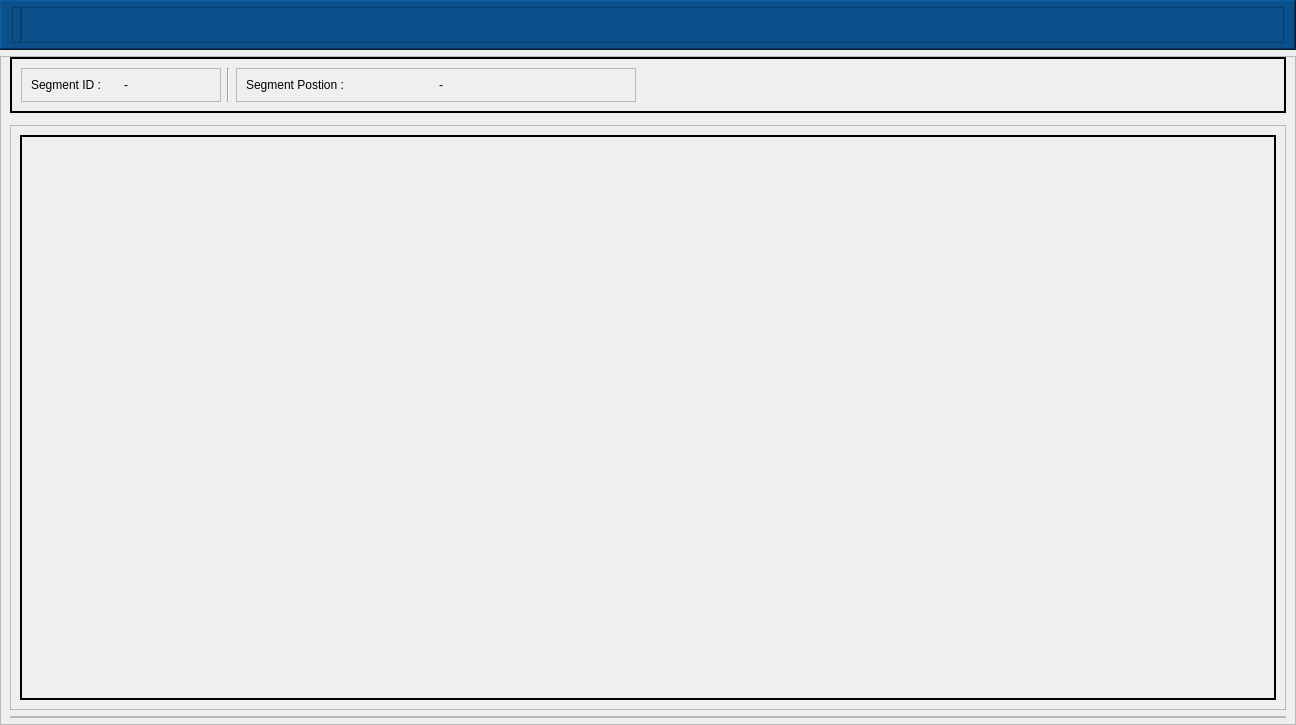
<?xml version="1.0" encoding="UTF-8"?>
<ui version="4.0">
 <class>MainWindow</class>
 <widget class="QMainWindow" name="MainWindow">
  <property name="geometry">
   <rect>
    <x>0</x>
    <y>0</y>
    <width>1296</width>
    <height>725</height>
   </rect>
  </property>
  <property name="windowTitle">
   <string>MainWindow</string>
  </property>
  <widget class="QWidget" name="centralwidget">
   <property name="styleSheet">
    <string notr="true">QPushButton{
	border: none;
}
</string>
   </property>
   <layout class="QVBoxLayout" name="verticalLayout">
    <property name="leftMargin">
     <number>0</number>
    </property>
    <property name="topMargin">
     <number>0</number>
    </property>
    <property name="rightMargin">
     <number>0</number>
    </property>
    <property name="bottomMargin">
     <number>0</number>
    </property>
    <item>
     <widget class="QFrame" name="header">
      <property name="minimumSize">
       <size>
        <width>0</width>
        <height>50</height>
       </size>
      </property>
      <property name="maximumSize">
       <size>
        <width>16777215</width>
        <height>50</height>
       </size>
      </property>
      <property name="cursor">
       <cursorShape>OpenHandCursor</cursorShape>
      </property>
      <property name="styleSheet">
       <string notr="true">QFrame{
	background: #0C508B;
}

</string>
      </property>
      <property name="frameShape">
       <enum>QFrame::WinPanel</enum>
      </property>
      <property name="frameShadow">
       <enum>QFrame::Raised</enum>
      </property>
      <layout class="QHBoxLayout" name="horizontalLayout_4">
       <property name="spacing">
        <number>0</number>
       </property>
       <property name="leftMargin">
        <number>10</number>
       </property>
       <property name="topMargin">
        <number>5</number>
       </property>
       <property name="rightMargin">
        <number>10</number>
       </property>
       <property name="bottomMargin">
        <number>5</number>
       </property>
       <item>
        <widget class="QFrame" name="frame_5">
         <property name="maximumSize">
          <size>
           <width>500</width>
           <height>16777215</height>
          </size>
         </property>
         <property name="frameShape">
          <enum>QFrame::StyledPanel</enum>
         </property>
         <property name="frameShadow">
          <enum>QFrame::Raised</enum>
         </property>
         <layout class="QHBoxLayout" name="horizontalLayout_3">
          <property name="spacing">
           <number>6</number>
          </property>
          <property name="leftMargin">
           <number>0</number>
          </property>
          <property name="topMargin">
           <number>0</number>
          </property>
          <property name="rightMargin">
           <number>0</number>
          </property>
          <property name="bottomMargin">
           <number>0</number>
          </property>
          <item>
           <widget class="QLabel" name="label">
            <property name="maximumSize">
             <size>
              <width>110</width>
              <height>16777215</height>
             </size>
            </property>
            <property name="text">
             <string/>
            </property>
            <property name="pixmap">
             <pixmap>C:/Users/Dorsa-Admin/.designer/backup/Icons/dorsa_white.png</pixmap>
            </property>
            <property name="scaledContents">
             <bool>true</bool>
            </property>
           </widget>
          </item>
         </layout>
        </widget>
       </item>
       <item>
        <widget class="QFrame" name="frame">
         <property name="frameShape">
          <enum>QFrame::StyledPanel</enum>
         </property>
         <property name="frameShadow">
          <enum>QFrame::Raised</enum>
         </property>
         <layout class="QHBoxLayout" name="horizontalLayout_13">
          <property name="spacing">
           <number>0</number>
          </property>
          <property name="leftMargin">
           <number>0</number>
          </property>
          <property name="topMargin">
           <number>0</number>
          </property>
          <property name="rightMargin">
           <number>0</number>
          </property>
          <property name="bottomMargin">
           <number>0</number>
          </property>
          <item>
           <spacer name="horizontalSpacer">
            <property name="orientation">
             <enum>Qt::Horizontal</enum>
            </property>
            <property name="sizeHint" stdset="0">
             <size>
              <width>40</width>
              <height>20</height>
             </size>
            </property>
           </spacer>
          </item>
          <item>
           <widget class="QPushButton" name="minimize_btn">
            <property name="minimumSize">
             <size>
              <width>0</width>
              <height>0</height>
             </size>
            </property>
            <property name="maximumSize">
             <size>
              <width>16777215</width>
              <height>16777215</height>
             </size>
            </property>
            <property name="cursor">
             <cursorShape>PointingHandCursor</cursorShape>
            </property>
            <property name="toolTip">
             <string>&lt;html&gt;&lt;head/&gt;&lt;body&gt;&lt;p&gt;Minimize&lt;/p&gt;&lt;/body&gt;&lt;/html&gt;</string>
            </property>
            <property name="styleSheet">
             <string notr="true">QPushButton{
	padding: 5px;
}</string>
            </property>
            <property name="text">
             <string/>
            </property>
            <property name="icon">
             <iconset>
              <normaloff>icons/cil-minus.png</normaloff>icons/cil-minus.png</iconset>
            </property>
            <property name="iconSize">
             <size>
              <width>15</width>
              <height>15</height>
             </size>
            </property>
           </widget>
          </item>
          <item>
           <widget class="QPushButton" name="maximize_btn">
            <property name="minimumSize">
             <size>
              <width>0</width>
              <height>0</height>
             </size>
            </property>
            <property name="maximumSize">
             <size>
              <width>16777215</width>
              <height>16777215</height>
             </size>
            </property>
            <property name="cursor">
             <cursorShape>PointingHandCursor</cursorShape>
            </property>
            <property name="toolTip">
             <string>&lt;html&gt;&lt;head/&gt;&lt;body&gt;&lt;p&gt;Maximize&lt;/p&gt;&lt;/body&gt;&lt;/html&gt;</string>
            </property>
            <property name="styleSheet">
             <string notr="true">QPushButton{
	padding: 5px;
}</string>
            </property>
            <property name="text">
             <string/>
            </property>
            <property name="icon">
             <iconset>
              <normaloff>icons/cil-rectangle.png</normaloff>icons/cil-rectangle.png</iconset>
            </property>
            <property name="iconSize">
             <size>
              <width>15</width>
              <height>15</height>
             </size>
            </property>
           </widget>
          </item>
          <item>
           <widget class="QPushButton" name="close_btn">
            <property name="minimumSize">
             <size>
              <width>0</width>
              <height>0</height>
             </size>
            </property>
            <property name="maximumSize">
             <size>
              <width>16777215</width>
              <height>16777215</height>
             </size>
            </property>
            <property name="cursor">
             <cursorShape>PointingHandCursor</cursorShape>
            </property>
            <property name="toolTip">
             <string>&lt;html&gt;&lt;head/&gt;&lt;body&gt;&lt;p&gt;Close&lt;/p&gt;&lt;/body&gt;&lt;/html&gt;</string>
            </property>
            <property name="styleSheet">
             <string notr="true">QPushButton{
	padding: 5px;
}

QPushButton:hover{
	background: #F70000;
 }</string>
            </property>
            <property name="text">
             <string/>
            </property>
            <property name="icon">
             <iconset>
              <normaloff>icons/cil-x.png</normaloff>icons/cil-x.png</iconset>
            </property>
            <property name="iconSize">
             <size>
              <width>15</width>
              <height>15</height>
             </size>
            </property>
           </widget>
          </item>
         </layout>
        </widget>
       </item>
      </layout>
     </widget>
    </item>
    <item>
     <widget class="QFrame" name="frame_2">
      <property name="frameShape">
       <enum>QFrame::StyledPanel</enum>
      </property>
      <property name="frameShadow">
       <enum>QFrame::Raised</enum>
      </property>
      <layout class="QVBoxLayout" name="verticalLayout_4">
       <property name="leftMargin">
        <number>9</number>
       </property>
       <property name="topMargin">
        <number>0</number>
       </property>
       <property name="rightMargin">
        <number>9</number>
       </property>
       <property name="bottomMargin">
        <number>6</number>
       </property>
       <item>
        <widget class="QFrame" name="frame_4">
         <property name="minimumSize">
          <size>
           <width>200</width>
           <height>0</height>
          </size>
         </property>
         <property name="maximumSize">
          <size>
           <width>16777215</width>
           <height>16777215</height>
          </size>
         </property>
         <property name="frameShape">
          <enum>QFrame::Box</enum>
         </property>
         <property name="frameShadow">
          <enum>QFrame::Plain</enum>
         </property>
         <property name="lineWidth">
          <number>2</number>
         </property>
         <layout class="QHBoxLayout" name="horizontalLayout">
          <item>
           <widget class="QFrame" name="frame_7">
            <property name="minimumSize">
             <size>
              <width>200</width>
              <height>0</height>
             </size>
            </property>
            <property name="frameShape">
             <enum>QFrame::StyledPanel</enum>
            </property>
            <property name="frameShadow">
             <enum>QFrame::Raised</enum>
            </property>
            <layout class="QHBoxLayout" name="horizontalLayout_5">
             <item>
              <widget class="QLabel" name="LBL_segment_ID">
               <property name="text">
                <string>Segment ID :</string>
               </property>
              </widget>
             </item>
             <item>
              <widget class="QLabel" name="LBL_segment_ID_value">
               <property name="text">
                <string>-</string>
               </property>
              </widget>
             </item>
            </layout>
           </widget>
          </item>
          <item>
           <widget class="Line" name="line_2">
            <property name="orientation">
             <enum>Qt::Vertical</enum>
            </property>
           </widget>
          </item>
          <item>
           <widget class="QFrame" name="frame_6">
            <property name="minimumSize">
             <size>
              <width>400</width>
              <height>0</height>
             </size>
            </property>
            <property name="frameShape">
             <enum>QFrame::StyledPanel</enum>
            </property>
            <property name="frameShadow">
             <enum>QFrame::Raised</enum>
            </property>
            <layout class="QHBoxLayout" name="horizontalLayout_2">
             <item>
              <widget class="QLabel" name="LBL_segment_position">
               <property name="text">
                <string>Segment Postion :</string>
               </property>
              </widget>
             </item>
             <item>
              <widget class="QLabel" name="LBL_segment_position_value">
               <property name="text">
                <string>-</string>
               </property>
              </widget>
             </item>
            </layout>
           </widget>
          </item>
          <item>
           <spacer name="horizontalSpacer_2">
            <property name="orientation">
             <enum>Qt::Horizontal</enum>
            </property>
            <property name="sizeHint" stdset="0">
             <size>
              <width>40</width>
              <height>20</height>
             </size>
            </property>
           </spacer>
          </item>
         </layout>
        </widget>
       </item>
       <item>
        <widget class="Line" name="line">
         <property name="orientation">
          <enum>Qt::Vertical</enum>
         </property>
        </widget>
       </item>
       <item>
        <widget class="QScrollArea" name="scrollArea">
         <property name="widgetResizable">
          <bool>true</bool>
         </property>
         <widget class="QWidget" name="scrollAreaWidgetContents">
          <property name="geometry">
           <rect>
            <x>0</x>
            <y>0</y>
            <width>1274</width>
            <height>584</height>
           </rect>
          </property>
          <layout class="QHBoxLayout" name="horizontalLayout_6">
           <item>
            <widget class="QLabel" name="label_image">
             <property name="frameShape">
              <enum>QFrame::Box</enum>
             </property>
             <property name="lineWidth">
              <number>2</number>
             </property>
             <property name="text">
              <string notr="true"/>
             </property>
             <property name="pixmap">
              <pixmap>images_icon/refresh(1).png</pixmap>
             </property>
             <property name="scaledContents">
              <bool>true</bool>
             </property>
             <property name="margin">
              <number>2</number>
             </property>
             <property name="indent">
              <number>-1</number>
             </property>
            </widget>
           </item>
          </layout>
         </widget>
        </widget>
       </item>
       <item>
        <widget class="QFrame" name="frame_3">
         <property name="minimumSize">
          <size>
           <width>1</width>
           <height>1</height>
          </size>
         </property>
         <property name="frameShape">
          <enum>QFrame::StyledPanel</enum>
         </property>
         <property name="frameShadow">
          <enum>QFrame::Raised</enum>
         </property>
         <layout class="QVBoxLayout" name="verticalLayout_2">
          <property name="spacing">
           <number>0</number>
          </property>
          <property name="leftMargin">
           <number>0</number>
          </property>
          <property name="topMargin">
           <number>0</number>
          </property>
          <property name="rightMargin">
           <number>0</number>
          </property>
          <property name="bottomMargin">
           <number>0</number>
          </property>
         </layout>
        </widget>
       </item>
      </layout>
     </widget>
    </item>
   </layout>
  </widget>
 </widget>
 <resources/>
 <connections/>
</ui>
